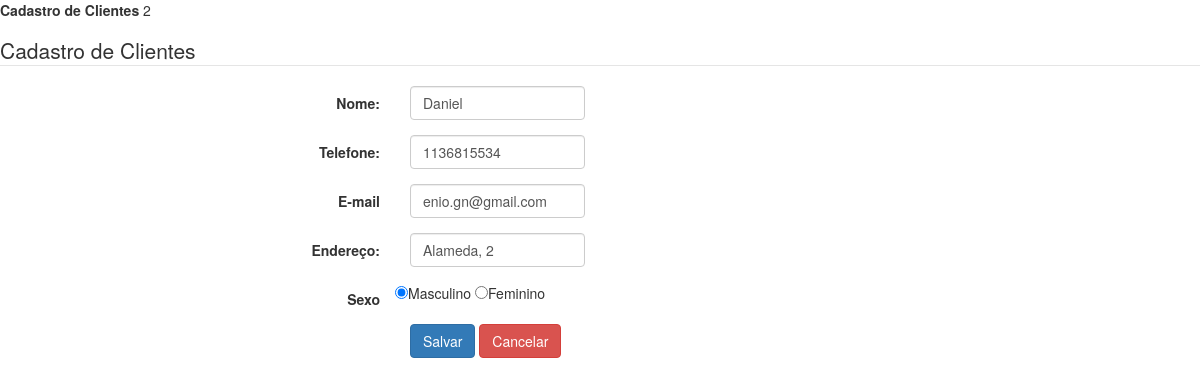
Page /cliente/2/ on the committed database.
### tables this page shows
CREATE TABLE cliente (
    id_cliente INTEGER PRIMARY KEY AUTOINCREMENT,
    nome VARCHAR(50) NOT NULL,
    sexo VARCHAR(1) NOT NULL,
    telefone CHAR(11) NULL,
    endereco CHAR(100) NULL,
    email CHAR(100) NULL
);

### clientes.py (the view)
@app.route("/cliente/<int:id_cliente>/", methods = ["GET"])
def form_alterar_cliente_api(id_cliente):
    cliente = consultar_cliente(id_cliente)
    if cliente == None:
        return render_template("menu.html", mensagem = f"Esse cliente não existe."), 404
    return render_template("form_cliente.html", id_cliente = id_cliente, nome = cliente['nome'], sexo = cliente['sexo'], telefone = cliente['telefone'], endereco = cliente['endereco'], email = cliente['email'])

### clientes.py (called while the page is built)
def row_to_dict(description, row):
    if row == None:
        return None
    d = {}
    for i in range(0, len(row)):
        d[description[i][0]] = row[i]
    return d

def conectar():
    return sqlite3.connect('clientes.db')

def consultar_cliente(id_cliente):
    with closing(conectar()) as con, closing(con.cursor()) as cur:
        cur.execute("SELECT id_cliente, nome, sexo, telefone, endereco, email FROM cliente WHERE id_cliente = ?", (id_cliente, ))
        return row_to_dict(cur.description, cur.fetchone())

### templates/form_cliente.html (shortened to what this page needs)
<!DOCTYPE html>
<html>
<head>
    <link href="//maxcdn.bootstrapcdn.com/bootstrap/3.3.0/css/bootstrap.min.css" rel="stylesheet" id="bootstrap-css">
</head>
<body>
    <form class="form-horizontal" action="/cliente/{{id_cliente}}/" method="POST" id="form_principal">
        {% if id_cliente != 'novo'%}
        <p>
            <label>Cadastro de Clientes</label> {{id_cliente}}
        </p>
        {% endif %}
         <legend>Cadastro de Clientes</legend>
        <div class="form-group">
            <label class="col-md-4 control-label" for="nome">Nome:</label>
            <div class="col-md-2">
                <input id="nome" name="nome" type="text" placeholder="" class="form-control input-md" value="{{nome}}">
            </div>
        </div>
        <div class="form-group">
            <label class="col-md-4 control-label" for="telefone">Telefone:</label>
            <div class="col-md-2">
                <input id="telefone" name="telefone" type="text" placeholder="" class="form-control input-md" value="{{telefone}}">
            </div>
        </div>
        <div class="form-group">
            <label class="col-md-4 control-label" for="email">E-mail</label>
            <div class="col-md-2">
                <input id="email" name="email" type="text" placeholder="" class="form-control input-md" value="{{email}}">
            </div>
        </div>
        <div class="form-group">
            <label class="col-md-4 control-label" for="endereco">Endereço:</label>
            <div class="col-md-2">
                <input id="endereco" name="endereco" type="text" placeholder="" class="form-control input-md" value="{{endereco}}">
            </div>
        </div>
        <div class="form-group">
            <label class="col-md-4 control-label" for="sexo">Sexo</label>
            <input type="radio" id="sexo_masc" name="sexo" value="M" {% if sexo=='M' %}checked="checked" {% endif %}>Masculino</input>
            <input type="radio" id="sexo_fem" name="sexo" value="F" {% if sexo=='F' %}checked="checked" {% endif %}>Feminino</input>
        </div>
        <div class="form-group">
            <label class="col-md-4 control-label" for="btnsalvar"></label>
            <div class="col-md-8">
                <button type="button" id="btnsalvar" name="btnsalvar" class="btn btn-primary" onclick="salvar()">Salvar</button>
                <a id="btncancelar" name="btncancelar" class="btn btn-danger" href="/menu">Cancelar</a>
            </div>
        </div>
    </form>
</body>
</html>

### rows in the picture
cliente: nome "Daniel", telefone "1136815534", email "enio.gn@gmail.com", endereco "Alameda, 2"

### other values in the picture
{{ id_cliente }} "2"
